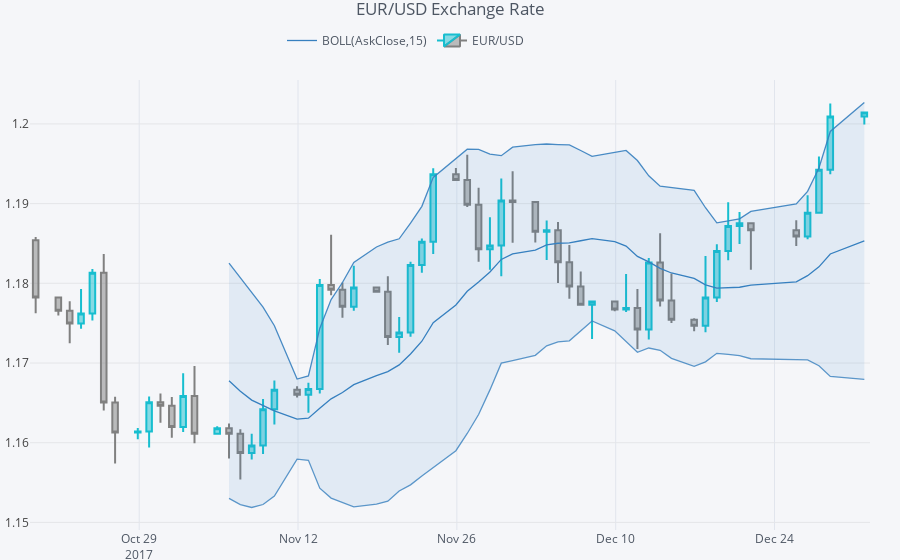

The notebook cell saved with this chart:
### Code cell
plyo.iplot(qf.iplot(asFigure=True),
          # image='png',
          filename='qf_02'
          )
